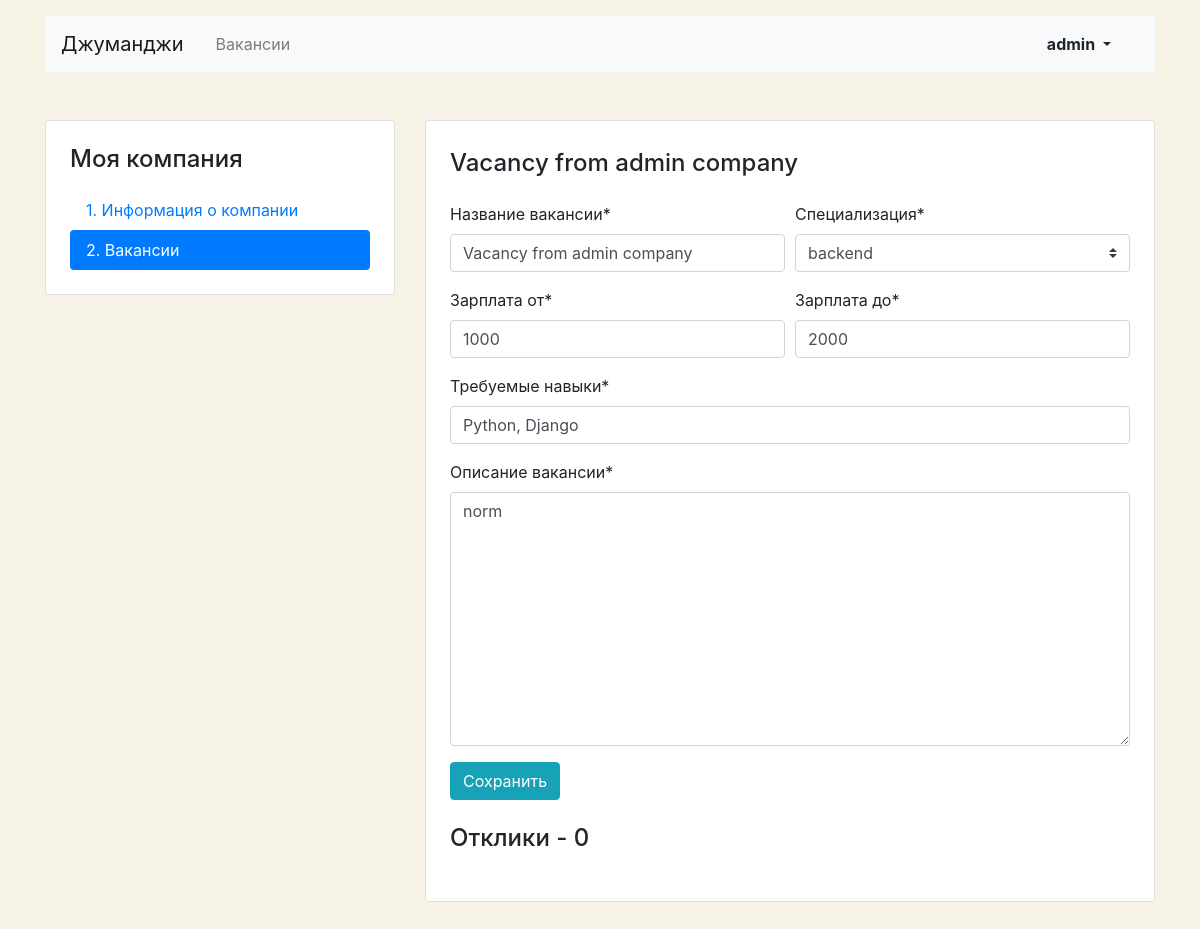
The app's page /mycompany/vacancies/20 (signed in) with its own data.
### myapp/models.py (models this page shows, shortened)
class Vacancy(models.Model):
    title = models.CharField(max_length=100)
    specialty = models.ForeignKey(
        Specialty, on_delete=models.CASCADE, related_name="vacancies"
    )
    company = models.ForeignKey(
        Company, on_delete=models.CASCADE, related_name="vacancies"
    )
    skills = models.CharField(max_length=300)
    description = models.TextField(max_length=1000)
    salary_min = models.PositiveIntegerField(blank=False)
    salary_max = models.PositiveIntegerField(blank=False)
    published_at = models.DateField(auto_now_add=True)
    class Meta:
        ordering = ("-published_at",)
        verbose_name = "Вакансия"
        verbose_name_plural = "Вакансии"

### myapp/views.py (the view, shortened to what this page needs)
class MyCompanyVacancy(LoginRequiredMixin, UserViewOnlyYourVacancies, View):
    login_url = "/login/"
    def get(self, request, vacancy_id):
        vacancy = get_object_or_404(models.Vacancy, id=vacancy_id)
        applications = models.Application.objects.filter(vacancy=vacancy).all()
        form = VacancyForm(instance=vacancy)
        context = {"form": form, "vacancy": vacancy, "applications": applications}
        return render(request, "myapp/vacancy-edit.html", context)

### myapp/forms.py
class VacancyForm(forms.ModelForm):
    class Meta:
        model = models.Vacancy
        fields = (
            "title",
            "specialty",
            "salary_min",
            "salary_max",
            "skills",
            "description",
        )
        labels = {
            "title": "Название вакансии",
            "specialty": "Специализация",
            "salary_min": "Зарплата от",
            "salary_max": "Зарплата до",
            "skills": "Требуемые навыки",
            "description": "Описание вакансии",
        }
    def __init__(self, *args, **kwargs):
        super().__init__(*args, **kwargs)
        self.helper = FormHelper()
        self.helper.form_method = "post"
        self.helper.layout = Layout(
            Row(Column("title"), Column("specialty")),
            Row(Column("salary_min"), Column("salary_max")),
            "skills",
            "description",
            Submit(
                "submit",
                "Сохранить",
                css_class="btn btn-info",
            ),
        )

### myapp/models.py (called while the page is built)
    def __str__(self):
        return self.code

### myapp/permissions.py (called while the page is built)
    def test_func(self, *args, **kwargs):
        try:
            vacancy = models.Vacancy.objects.get(id=self.kwargs["vacancy_id"])
            return self.request.user == vacancy.company.owner
        except models.Vacancy.DoesNotExist:
            return False

### myapp/templates/myapp/vacancy-edit.html (shortened to what this page needs)
{% extends 'base.html' %}
{% block content %}
{% load crispy_forms_tags %}
{% url 'my_company_vacancies_create' as create_url %}
<main class="container mt-3 pb-5">
  <div class="row mt-5">
    <div class="col-12 col-lg-4">
      <aside class="pt-3 pb-4 px-4 mb-5 card">
        <h1 class="h4 pt-2 pb-2">Моя компания</h1>
        <div class="nav flex-column nav-pills">
          <a class="nav-link" href="{%url "my_company" %}">1. Информация о&nbsp;компании</a>
          <a class="nav-link active" href="{% url "my_company_vacancies_list" %}">2. Вакансии</a>
        </div>
      </aside>
    </div>
    <div class="col-12 col-lg-8">
      <div class="card">
        <div class="card-body px-4 pb-4 tab-content">
          <section>
            <h2 class="h4 pt-2 pb-3">
              {% if request.path == create_url %}
              Создание новой вакансии
              {% else %}
              {{ vacancy.title }}
              {% endif %}
            </h2>
            {% crispy form %}
            {% if request.path != create_url %}
            <h2 class="h4 pt-2 pb-3">Отклики - {{ applications.count }}</h2>
            {% endif %}
          </section>
        </div>
      </div>
    </div>
  </div>
</main>
{% endblock %}

### myapp/templates/base.html (shortened to what this page needs)
<!DOCTYPE html>
<html lang="ru">
  <head>
    <link
      rel="stylesheet"
      href="https://stackpath.bootstrapcdn.com/bootstrap/4.3.1/css/bootstrap.min.css"
    />
  </head>
  <body>
    <header class="container mt-3">
      <nav class="navbar navbar-expand-lg navbar-light bg-light">
        <a class="navbar-brand mr-4" href="{% url "index" %}">Джуманджи</a>
        <div
          class="collapse navbar-collapse justify-content-between"
          id="navbarNav"
        >
          <ul class="navbar-nav col-10">
            <li class="nav-item">
              <a class="nav-link" href="{% url "vacancies_list" %}">Вакансии</a>
            </li>
          </ul>
          <ul class="navbar-nav col-2 justify-content-end">
          <li class="nav-item active">
            {% if user.is_authenticated %}
            <div class="btn-group">
              <button type="button" class="btn dropdown-toggle font-weight-bold" data-toggle="dropdown" aria-haspopup="true" aria-expanded="false">
                {{ user.get_username }}
              </button>
            </div>
            {% else %}
              <a href="{% url "login" %}" class="nav-link font-weight-bold">Вход</a>
          </li>
        </ul>
        {% endif %}
      </div>
    </nav>
  </header>
    {% block content %}{% endblock %}
  </body>
</html>

### myapp/templates/myapp/vacancy-edit.html (style rules this page uses)
body { background-color: #F6F2E6; }

### records on screen
Vacancy: title "Vacancy from admin company", specialty "backend", salary_min "1000", salary_max "2000", skills "Python, Django", description "norm"

### other values on screen
{{ user.get_username }} "admin"
{{ applications.count }} "0"
